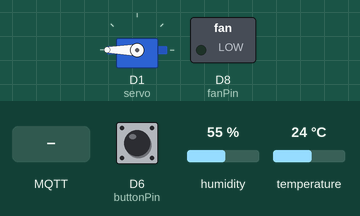
Recording of a sketch running on a simulated ESP8266 (NodeMCU). Parts: servo, switched loads named in the sketch (green lamp = pin HIGH). The test bench sets the inputs (shaded band); at power-on: D6 (buttonPin) HIGH, humidity 55 %, temperature 24 °C. WiFi joins after 1.5 s; servers stay silent unless stated; random numbers use the default seed unless the sketch sets one; no MQTT or app messages arrive unless stated; what the sketch prints to the serial monitor is not drawn.

Above: at 5.7 s.
5.8 s: MQTT message "open" arrives on the first subscribed topic
At 7.7 s:
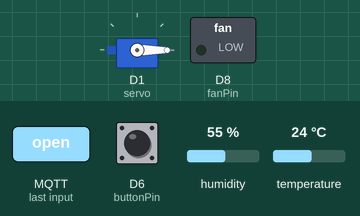
8.0 s: MQTT message "true" arrives on the second subscribed topic
At 11.8 s:
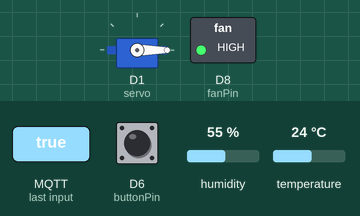
12.1 s: MQTT message "close" arrives on the first subscribed topic
At 13.2 s:
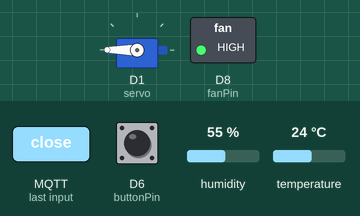
14.1 s: MQTT message "false" arrives on the second subscribed topic
At 17.2 s:
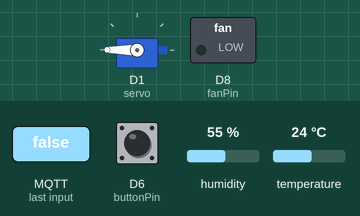
Timing chart, 0 to 18.7 s (numbered marks = the images above; inputs shaded):
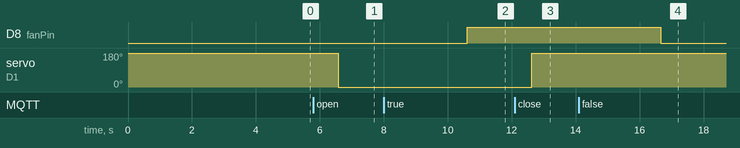

The sketch:

PeePooPee_IoT.ino
```cpp
#include <ESP8266WiFi.h>
#include <WiFiUdp.h>
#include <PubSubClient.h>
#include "DHT.h"
#include <Servo.h>

//WiFi Connection configuration
char ssid[] = "ESGI";     //  le nom du reseau WIFI
char password[] = "Reseau-GES";  // le mot de passe WIFI
char mqtt_server[] = "test.mosquitto.org";  //adresse IP serveur (mosquitto publique)
#define MQTT_USER ""
#define MQTT_PASS ""
#define DHTPIN D4
#define DHTTYPE DHT11

WiFiClient espClient;
PubSubClient MQTTclient(espClient);
DHT dht(DHTPIN, DHTTYPE);
Servo servo;

const int buttonPin = D6;
const int fanPin = D8;
int buttonState = 0;


void callback(String topic, byte* payload, unsigned int length) {

  String data;
  for (int i = 0; i < length; i++) {
    //Serial.print((char)payload[i]);
    data += (char)payload[i];
  }

  if (topic == "peepoopee/fan/value") {
    if(data == "true") {
      analogWrite(fanPin, 255);
    }else if (data == "false") {
     analogWrite(fanPin, 0);
    }else {
      Serial.println("Bad value : "+data);
    }
  }

  if (topic == "peepoopee/servo/value") {
    if(data == "open") {
      servo.write(0);
      delay(3000);
    }else if (data == "close") {
      servo.write(180);
      delay(3000);
    }else {
      Serial.println("Bad value : "+data);
    }
  }
}

//Fonction connection MQTT
void MQTTconnect() {

  while (!MQTTclient.connected()) {
      Serial.print("Attente  MQTT connection...");
      String clientId = "TestClient-";
      clientId += String(random(0xffff), HEX);

    // test connexion
    if (MQTTclient.connect(clientId.c_str(),"","")) {
      Serial.println("connected");
      MQTTclient.subscribe("peepoopee/servo/value");
      MQTTclient.subscribe("peepoopee/fan/value");
    } else {  // si echec affichage erreur
      Serial.print("ECHEC, rc=");
      Serial.print(MQTTclient.state());
      Serial.println(" nouvelle tentative dans 5 secondes");
      delay(5000);
    }
  }
}

void setup() {
  Serial.begin(115200);
  pinMode(buttonPin, INPUT_PULLUP);
  analogWrite(fanPin, 0);

  servo.attach(D1);
  servo.write(180);
  delay(3000);

  // Conexion WIFI
   WiFi.begin(ssid, password);
   Serial.println("");
  // Wait for connection
  while (WiFi.status() != WL_CONNECTED) {
    delay(500);
    Serial.print(".");
  }
   Serial.println("Connected");
   MQTTclient.setServer(mqtt_server, 1883);
   MQTTclient.setCallback(callback);
}

void seatMotionReader() {
  buttonState = digitalRead(buttonPin);
  if (buttonState == HIGH) {
    MQTTclient.publish("peepoopee/seatMotion/status","false");
  } else {
    MQTTclient.publish("peepoopee/seatMotion/status","true");
  }
}

void readTemp() {
  float temperature = dht.readTemperature();
  String payload = (String)temperature;
  Serial.println(payload);
  if(payload != "nan") {
    MQTTclient.publish("peepoopee/tempSensor/value",payload.c_str());
  }
}

void loop() {
  if (!MQTTclient.connected()) {
    MQTTconnect();
  }
  MQTTclient.loop();
  delay(1000);
  seatMotionReader();
  readTemp();
}
```

Measured:
- after the input at 5.8 s, servo on D1 (servo): 180° → 0° after 0.78 s
- after the input at 8.0 s, D8 (fanPin): LOW → HIGH after 2.6 s
- after the input at 12.1 s, servo on D1 (servo): 0° → 180° after 0.53 s
- after the input at 14.1 s, D8 (fanPin): HIGH → LOW after 2.6 s
